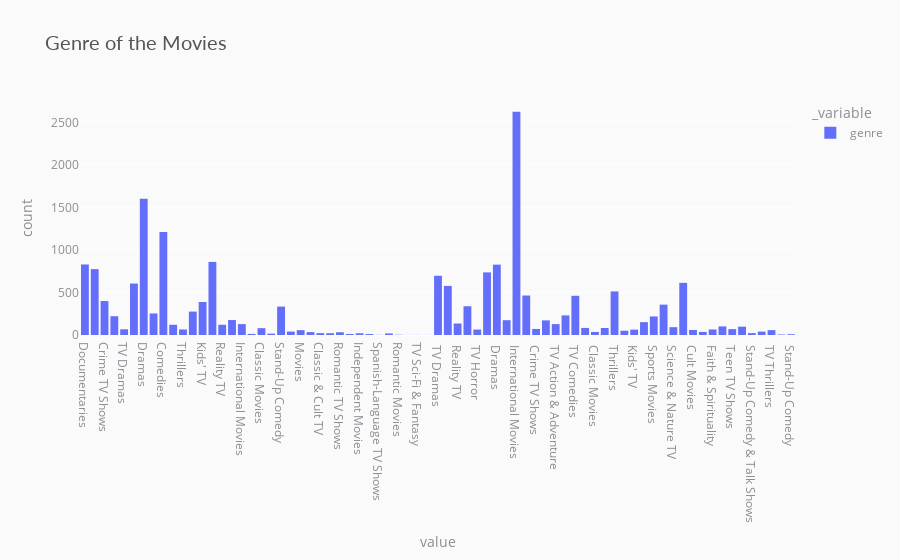

Here is the notebook cell this chart was saved with:
### Code cell
fig = px.histogram(data_frame= genre_count, x = ['genre'], title="Genre of the Movies")
fig.update_layout(
                 plot_bgcolor = '#fafafa', paper_bgcolor='#fafafa',
                 title_font=dict(size=20, color = '#555', family = 'Lato, sans-serif'),
                 font = dict(size=12, color = '#8a8d93'),
                 hoverlabel = dict(bgcolor = '#444', font_size=8, font_family = 'Lato, sans-serif'))
fig.show()

### Figure 1 — Plotly figure (JSON) as saved in the notebook; plotly's stock layout.template omitted (floating-point values rounded to 4 significant figures; data arrays with more than 128 entries replaced by an {"elided": "..."} marker saying what was removed)
{"data": [{"alignmentgroup": "True", "bingroup": "x", "hovertemplate": "_variable=genre<br>value=%{x}<br>count=%{y}<extra></extra>", "legendgroup": "genre", "marker": {"color": "#636efa", "pattern": {"shape": ""}}, "name": "genre", "offsetgroup": "genre", "orientation": "v", "showlegend": true, "type": "histogram", "x": {"elided": "19323 str values"}, "xaxis": "x", "yaxis": "y"}], "layout": {"barmode": "relative", "font": {"color": "#8a8d93", "size": 12}, "hoverlabel": {"bgcolor": "#444", "font": {"family": "Lato, sans-serif", "size": 8}}, "legend": {"title": {"text": "_variable"}, "tracegroupgap": 0}, "paper_bgcolor": "#fafafa", "plot_bgcolor": "#fafafa", "title": {"font": {"color": "#555", "family": "Lato, sans-serif", "size": 20}, "text": "Genre of the Movies"}, "xaxis": {"anchor": "y", "domain": [0, 1], "title": {"text": "value"}}, "yaxis": {"anchor": "x", "domain": [0, 1], "title": {"text": "count"}}}}
